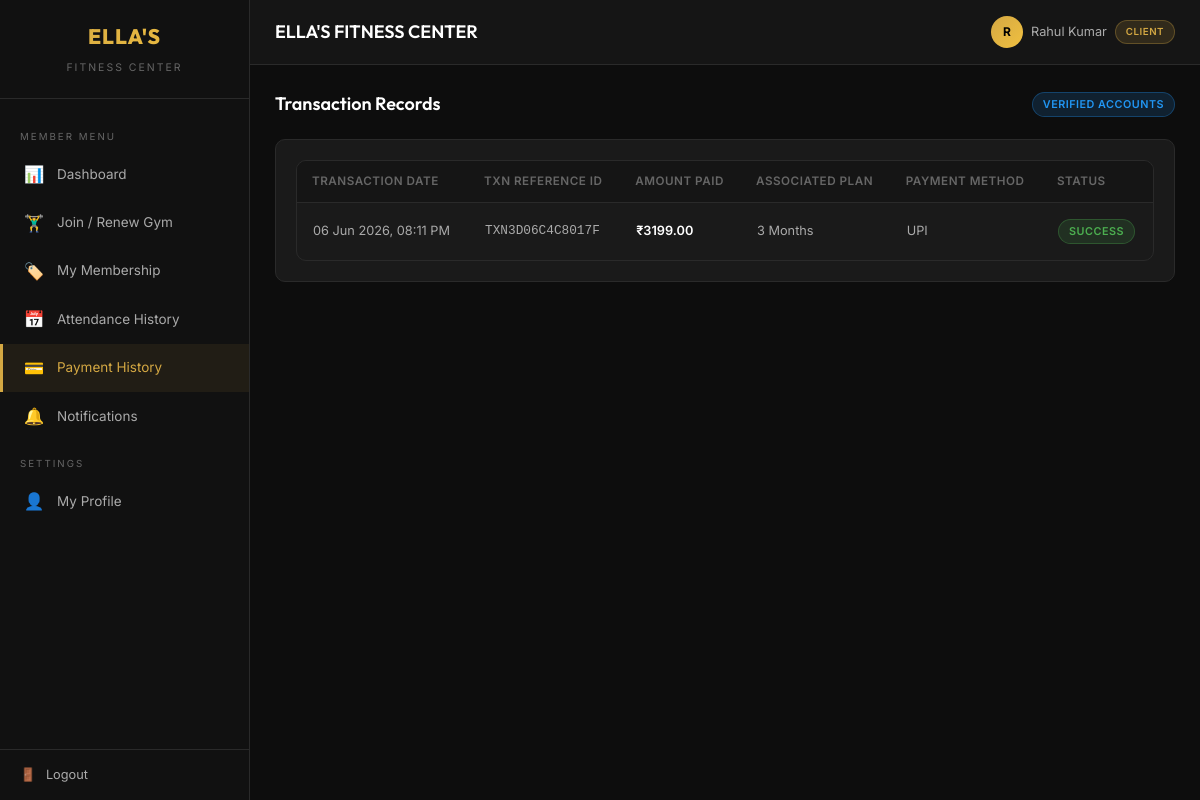
The app's page /payments/history/ (signed in) with its own data.
### accounts/models.py (models this page shows, shortened)
class User(AbstractUser):
    ROLE_CHOICES = [
        ('CLIENT', 'Client'),
        ('ADMIN', 'Admin'),
    ]
    role = models.CharField(max_length=10, choices=ROLE_CHOICES, default='CLIENT')
    phone = models.CharField(max_length=15, blank=True)
    address = models.TextField(blank=True)
    date_of_birth = models.DateField(null=True, blank=True)
    emergency_contact = models.CharField(max_length=15, blank=True)
    @property
    def is_admin_user(self):
        return self.role == 'ADMIN'
    @property
    def is_client(self):
        return self.role == 'CLIENT'

### payments/models.py (models this page shows, shortened)
class Payment(models.Model):
    STATUS_CHOICES = [
        ('SUCCESS', 'Success'),
        ('FAILED', 'Failed'),
        ('PENDING', 'Pending'),
    ]
    user = models.ForeignKey(settings.AUTH_USER_MODEL, on_delete=models.CASCADE, related_name='payments')
    membership = models.ForeignKey('members.Membership', on_delete=models.SET_NULL, null=True, related_name='payments')
    amount = models.DecimalField(max_digits=10, decimal_places=2)
    transaction_id = models.CharField(max_length=100, unique=True)
    payment_method = models.CharField(max_length=50, default='Test Payment')
    status = models.CharField(max_length=10, choices=STATUS_CHOICES, default='PENDING')
    created_at = models.DateTimeField(auto_now_add=True)
    notes = models.TextField(blank=True)
    class Meta:
        ordering = ['-created_at']

### members/models.py (models this page shows, shortened)
class Membership(models.Model):
    PLAN_CHOICES = [
        ('1_MONTH', '1 Month'),
        ('3_MONTH', '3 Months'),
        ('6_MONTH', '6 Months'),
    ]
    STATUS_CHOICES = [
        ('ACTIVE', 'Active'),
        ('EXPIRED', 'Expired'),
        ('PENDING', 'Pending Payment'),
    ]
    PLAN_PRICES = {
        '1_MONTH': 1199,
        '3_MONTH': 3199,
        '6_MONTH': 5999,
    }
    PLAN_DAYS = {
        '1_MONTH': 30,
        '3_MONTH': 90,
        '6_MONTH': 180,
    }
    user = models.ForeignKey(settings.AUTH_USER_MODEL, on_delete=models.CASCADE, related_name='memberships')
    plan = models.CharField(max_length=10, choices=PLAN_CHOICES)
    start_date = models.DateField()
    end_date = models.DateField()
    amount = models.DecimalField(max_digits=10, decimal_places=2)
    status = models.CharField(max_length=10, choices=STATUS_CHOICES, default='PENDING')
    created_at = models.DateTimeField(auto_now_add=True)
    class Meta:
        ordering = ['-created_at']

### payments/views.py (the view)
# urls.py: path('history/', views.payment_history, name='payment_history'),
@client_required
def payment_history(request):
    payments = Payment.objects.filter(user=request.user)
    return render(request, 'payments/history.html', {'payments': payments})

### templates/payments/history.html (shortened to what this page needs)
{% extends 'dashboard_base.html' %}
{% block content %}
<div class="section-header">
    <h2>Transaction Records</h2>
    <span class="badge badge-test">Verified Accounts</span>
</div>
<div class="card">
    <div class="table-container">
        {% if payments %}
            <table>
                <thead>
                    <tr>
                        <th>Transaction Date</th>
                        <th>Txn Reference ID</th>
                        <th>Amount Paid</th>
                        <th>Associated Plan</th>
                        <th>Payment Method</th>
                        <th>Status</th>
                    </tr>
                </thead>
                <tbody>
                    {% for payment in payments %}
                        <tr>
                            <td>{{ payment.created_at|date:"d M Y, h:i A" }}</td>
                            <td><code>{{ payment.transaction_id }}</code></td>
                            <td style="font-weight: 600; color: #fff;">₹{{ payment.amount }}</td>
                            <td>{{ payment.membership.get_plan_display|default:"Manual Renewal" }}</td>
                            <td>{{ payment.payment_method }}</td>
                            <td><span class="badge badge-active">{{ payment.get_status_display }}</span></td>
                        </tr>
                    {% endfor %}
                </tbody>
            </table>
        {% endif %}
    </div>
</div>
{% endblock %}

### templates/components/header.html (shortened to what this page needs)
<div class="header">
    <div class="header-left">
        <h1>{% block header_title %}ELLA'S FITNESS CENTER{% endblock %}</h1>
    </div>
    <div class="header-right">
        <div class="header-user">
            <div class="avatar">
                {{ user.first_name|slice:":1"|upper|default:user.username|slice:":1"|upper }}
            </div>
            <span>{{ user.get_full_name|default:user.username }}</span>
            <span class="badge badge-gold" style="font-size: 0.65rem;">{{ user.get_role_display }}</span>
        </div>
    </div>
</div>

### static/css/style.css (style rules this page uses)
:root { --bg-primary: #0d0d0d; --bg-secondary: #151515; --bg-card: #1a1a1a; --bg-card-hover: #222222; --bg-input: #1e1e1e; --bg-sidebar: #111111; --gold: #d4a843; --gold-bright: #f0c040; --gold-dim: #a88430; --gold-gradient: linear-gradient(135deg, #d4a843, #f0c040); --text-primary: #ffffff; --text-secondary: #aaaaaa; --text-muted: #666666; --success: #4caf50; --success-bg: rgba(76, 175, 80, 0.15); --danger: #f44336; --danger-bg: rgba(244, 67, 54, 0.15); --warning: #ff9800; --warning-bg: rgba(255, 152, 0, 0.15); --info: #2196f3; --info-bg: rgba(33, 150, 243, 0.15); --border-color: #2a2a2a; --border-gold: rgba(212, 168, 67, 0.3); --radius-sm: 6px; --radius-md: 10px; --radius-lg: 16px; --shadow: 0 2px 12px rgba(0,0,0,0.4); --shadow-gold: 0 0 20px rgba(212, 168, 67, 0.1); --sidebar-width: 250px; --header-height: 65px; --font-primary: 'Inter', -apple-system, BlinkMacSystemFont, sans-serif; --font-heading: 'Outfit', 'Inter', sans-serif; }
*, *::before, *::after { margin: 0; padding: 0; box-sizing: border-box; }
html { font-size: 15px; scroll-behavior: smooth; }
body { font-family: var(--font-primary); background: var(--bg-primary); color: var(--text-primary); line-height: 1.6; min-height: 100vh; }
.header { height: var(--header-height); background: var(--bg-secondary); border-bottom: 1px solid var(--border-color); display: flex; align-items: center; justify-content: space-between; padding: 0 25px; position: sticky; top: 0; z-index: 50; }
.header-left { display: flex; align-items: center; gap: 15px; }
.header-left h1 { font-family: var(--font-heading); font-size: 1.2rem; font-weight: 600; }
.header-right { display: flex; align-items: center; gap: 15px; }
.header-user { display: flex; align-items: center; gap: 8px; color: var(--text-secondary); font-size: 0.85rem; }
.header-user .avatar { width: 32px; height: 32px; border-radius: 50%; background: var(--gold-gradient); display: flex; align-items: center; justify-content: center; font-weight: 700; font-size: 0.8rem; color: #000; }
.card { background: var(--bg-card); border: 1px solid var(--border-color); border-radius: var(--radius-md); padding: 20px; transition: border-color 0.2s; }
.table-container { overflow-x: auto; border: 1px solid var(--border-color); border-radius: var(--radius-md); }
table { width: 100%; border-collapse: collapse; }
th { background: var(--bg-secondary); padding: 11px 15px; text-align: left; font-size: 0.78rem; text-transform: uppercase; letter-spacing: 0.5px; color: var(--text-muted); font-weight: 600; border-bottom: 1px solid var(--border-color); }
td { padding: 11px 15px; font-size: 0.85rem; border-bottom: 1px solid var(--border-color); color: var(--text-secondary); }
tr:last-child td { border-bottom: none; }
.badge { display: inline-flex; align-items: center; padding: 3px 10px; border-radius: 20px; font-size: 0.72rem; font-weight: 600; text-transform: uppercase; letter-spacing: 0.5px; }
.badge-active { background: var(--success-bg); color: var(--success); border: 1px solid rgba(76, 175, 80, 0.3); }
.badge-gold { background: rgba(212, 168, 67, 0.15); color: var(--gold); border: 1px solid var(--border-gold); }
.badge-test { background: rgba(33, 150, 243, 0.15); color: var(--info); border: 1px solid rgba(33, 150, 243, 0.3); }
.section-header { display: flex; justify-content: space-between; align-items: center; margin-bottom: 20px; flex-wrap: wrap; gap: 10px; }
.section-header h2 { font-family: var(--font-heading); font-size: 1.2rem; font-weight: 600; }
table td { vertical-align: middle; padding: 16px; }

### records on screen
User: first_name "R", get_full_name "Rahul Kumar", role "CLIENT"
Payment: created_at "06 Jun 2026, 08:11 PM", transaction_id "TXN3D06C4C8017F", amount "3199.00", membership.plan "3 Months", payment_method "UPI", status "SUCCESS"
